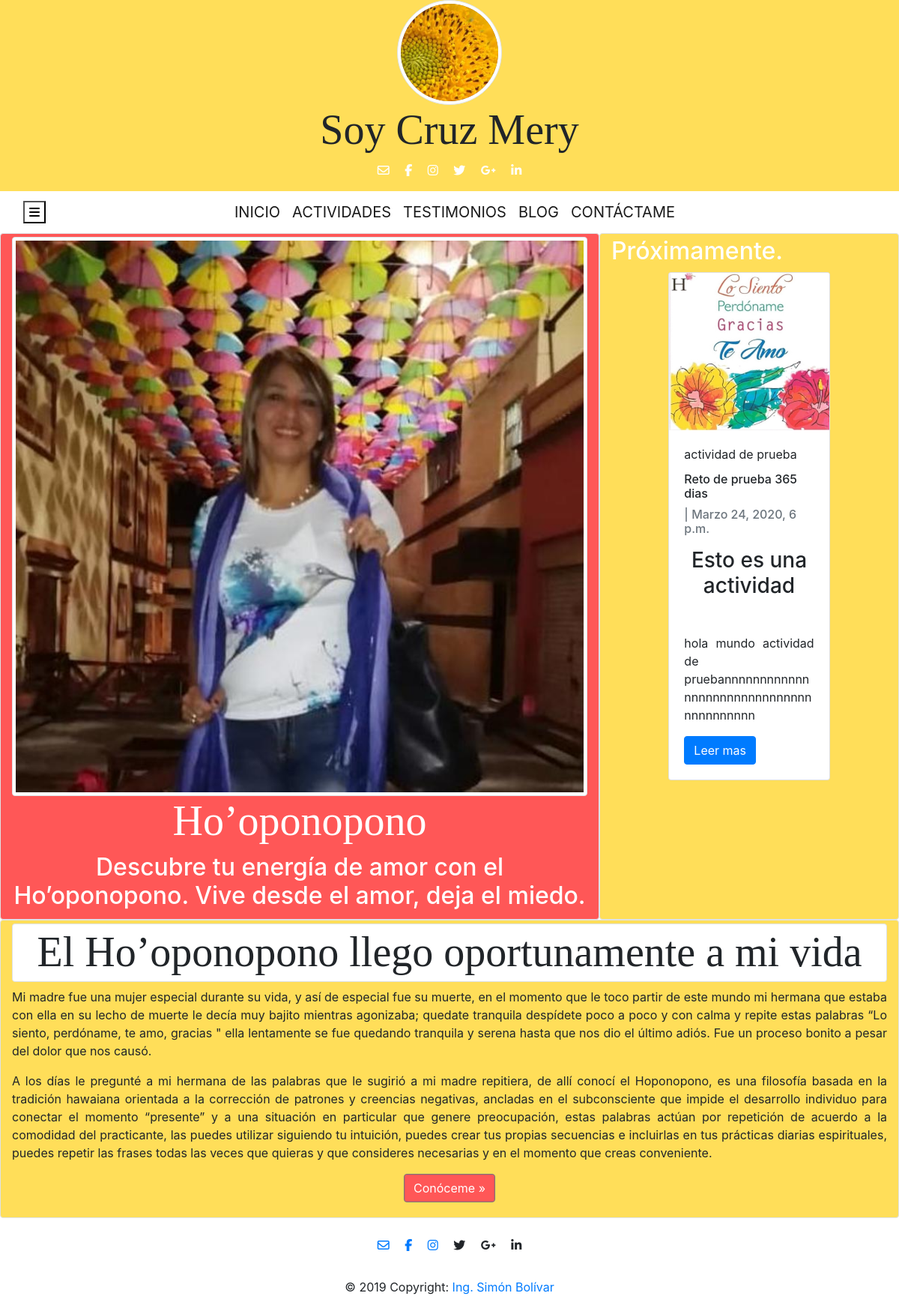
The app's page /, older data.
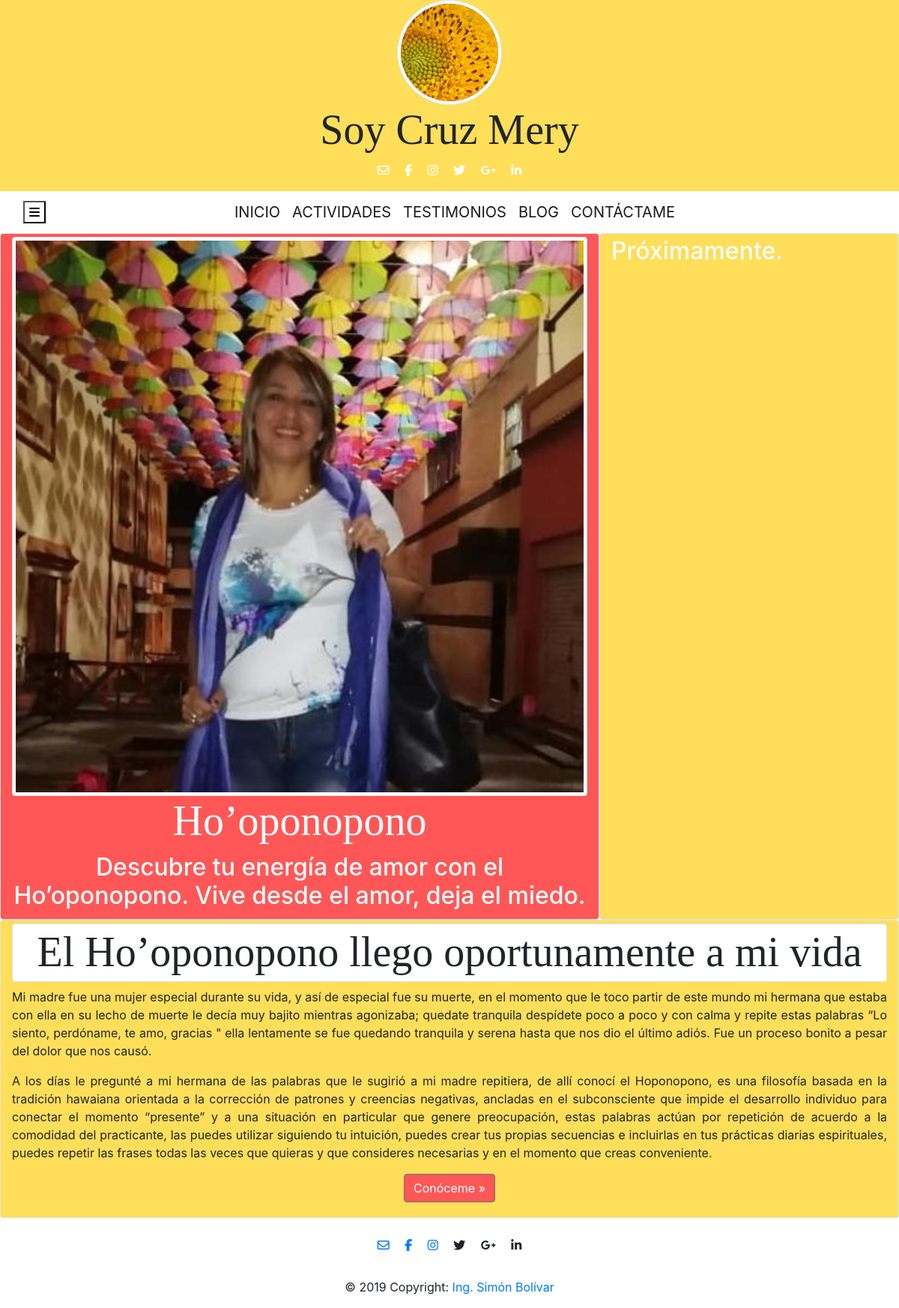
The same page, newer data.
### actividades/models.py (models this page shows, shortened)
class Actividad(models.Model):
    titulo = models.TextField(max_length=200, unique=True)
    slug = models.SlugField(editable=True, max_length=200, unique=True)
    contenido = models.TextField()
    tipo = models.TextField()
    fecha = models.DateTimeField(auto_now_add=False)
    status = models.IntegerField(choices=STATUS, default=1)
    image = models.ImageField(upload_to="actividades", null=True, blank=True,
        verbose_name="Imagen")
    class Meta:
        ordering = ['-fecha']

### inicio/views.py (the view)
# urls.py: url(r'^$', views.inicio.as_view(), name='inicio'),
class inicio(generic.ListView):
    model = Actividad
    template_name = 'inicio.html'
    queryset = Actividad.objects.filter(status='1')

### templates/inicio.html (shortened to what this page needs)
{% extends 'base.html' %}
{% load static %}
{% block content %}
<div class="row">
    <div class="col-md-8 col-lg-8 text-center bg-secondary img-thumbnail">
        <img src="{% static "imagenes/cruzmery.jpg" %}" class="img-fluid img-thumbnail" alt="SoyCruzmery">
            <h1 class="display-4 font-weight-normal text-white">Ho’oponopono</h1>
            <h2 class="text-white ">
                Descubre tu energía de amor con el Ho’oponopono.
                Vive desde el amor, deja el miedo.
            </h2>
    </div>
    <div class="col-md-4 col-lg-4 bg-primary container-fluid img-thumbnail">
            <h2 class="text-white ">
                Próximamente.
            </h2>
            {% autoescape off %}
                {% for actividad in object_list %}
                    <div class="col-md-8 col-lg-8 container-fluid">
                        <div class="card h-30" >
                          <img class="card-img-top" src="{{ actividad.image.url}}" alt="Conoce el Ho'oponopono">
                          <div class="card-body">
                            <p class="card-title">{{ actividad.titulo }}</p>
                            <p class="card-text h6">{{ actividad.tipo }}</p>
                            <p class="card-text text-muted h6">| {{ actividad.fecha}} </p>
                            <p class="card-text">{{actividad.contenido|slice:":200" }}</p>
                            <a href="actividades/{{ actividad.slug }}" class="btn btn-primary">Leer mas</a>
                          </div>
                        </div>
                    </div>
                {% endfor %}
            {% endautoescape %}
    </div>
</div>
<div class="row">
    <div class="col-md-8 col-lg-12 text-center img-fluid img-thumbnail bg-primary">
            <h1 class="display-4 font-weight-normal img-thumbnail">El Ho’oponopono llego oportunamente a mi vida</h1>
                <p class="text-justify ">
                        Mi madre fue una mujer especial durante su vida, y así de especial fue su muerte,
                    en el momento que le toco partir de este mundo mi hermana que estaba con ella en su lecho de muerte le
                    decía muy bajito mientras agonizaba; quedate tranquila despídete poco a poco y con calma y repite estas
                    palabras “Lo siento, perdóname, te amo, gracias "
                    ella lentamente se fue quedando tranquila y serena hasta que nos dio el último adiós.
                    Fue un proceso bonito a pesar del dolor que nos causó.<br>
                </p>
                <p class="text-justify ">
                    A los días le pregunté a mi hermana de las palabras que le sugirió a mi madre repitiera, de allí conocí el Hoponopono,
                    es una filosofía basada en la tradición hawaiana orientada a la corrección de patrones y creencias negativas,
                    ancladas en el subconsciente que impide el desarrollo individuo  para conectar el momento “presente” y a una
                    situación en particular que genere preocupación, estas palabras actúan por repetición de acuerdo a la comodidad del
                    practicante, las puedes utilizar siguiendo tu intuición, puedes crear tus propias secuencias e incluirlas en tus
                    prácticas diarias espirituales, puedes repetir las frases todas las veces que quieras y que consideres necesarias y
                    en el momento que creas conveniente.
            </p>
            <p><a class="btn btn-secondary bg-secondary" href="/contacto" role="button">Conóceme &raquo;</a></p>
    </div>
</div>
{% endblock %}

Row changes from the older to the newer data that the page shows:
no longer on this page (row edited): Actividad: image (picture), titulo "actividad de prueba", tipo "Reto de prueba 365 dias", fecha "Marzo 24, 2020, 6 p.m.", contenido "Esto es una actividad hola mundo actividad de pruebannnnnnnnnnnnnnnnnnnnnnnnnnnnnnnnnnnnnnnn"
